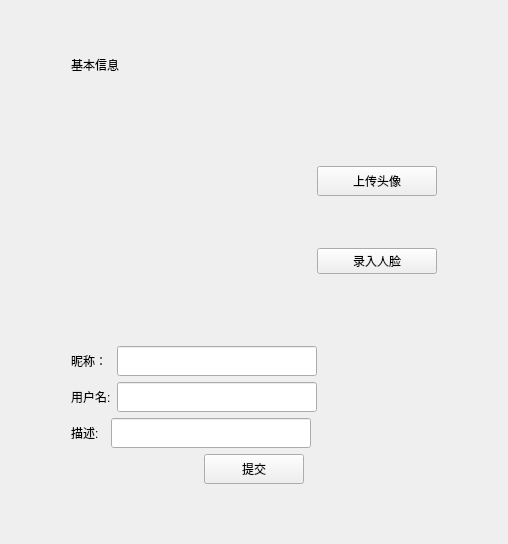
<?xml version="1.0" encoding="UTF-8"?>
<ui version="4.0">
 <class>UserInfoPage</class>
 <widget class="QWidget" name="UserInfoPage">
  <property name="geometry">
   <rect>
    <x>0</x>
    <y>0</y>
    <width>508</width>
    <height>544</height>
   </rect>
  </property>
  <property name="windowTitle">
   <string>Form</string>
  </property>
  <layout class="QHBoxLayout" name="horizontalLayout_6">
   <item>
    <spacer name="horizontalSpacer_4">
     <property name="orientation">
      <enum>Qt::Orientation::Horizontal</enum>
     </property>
     <property name="sizeHint" stdset="0">
      <size>
       <width>40</width>
       <height>20</height>
      </size>
     </property>
    </spacer>
   </item>
   <item>
    <layout class="QVBoxLayout" name="verticalLayout_2">
     <property name="leftMargin">
      <number>5</number>
     </property>
     <property name="topMargin">
      <number>5</number>
     </property>
     <property name="rightMargin">
      <number>5</number>
     </property>
     <property name="bottomMargin">
      <number>5</number>
     </property>
     <item>
      <spacer name="verticalSpacer_3">
       <property name="orientation">
        <enum>Qt::Orientation::Vertical</enum>
       </property>
       <property name="sizeType">
        <enum>QSizePolicy::Policy::Fixed</enum>
       </property>
       <property name="sizeHint" stdset="0">
        <size>
         <width>20</width>
         <height>40</height>
        </size>
       </property>
      </spacer>
     </item>
     <item>
      <widget class="QLabel" name="label_4">
       <property name="text">
        <string>基本信息</string>
       </property>
      </widget>
     </item>
     <item>
      <spacer name="verticalSpacer_4">
       <property name="orientation">
        <enum>Qt::Orientation::Vertical</enum>
       </property>
       <property name="sizeType">
        <enum>QSizePolicy::Policy::Fixed</enum>
       </property>
       <property name="sizeHint" stdset="0">
        <size>
         <width>20</width>
         <height>40</height>
        </size>
       </property>
      </spacer>
     </item>
     <item>
      <layout class="QHBoxLayout" name="horizontalLayout">
       <item>
        <widget class="QLabel" name="head_lb">
         <property name="minimumSize">
          <size>
           <width>200</width>
           <height>200</height>
          </size>
         </property>
         <property name="maximumSize">
          <size>
           <width>200</width>
           <height>200</height>
          </size>
         </property>
         <property name="text">
          <string/>
         </property>
        </widget>
       </item>
       <item>
        <spacer name="horizontalSpacer_6">
         <property name="orientation">
          <enum>Qt::Orientation::Horizontal</enum>
         </property>
         <property name="sizeType">
          <enum>QSizePolicy::Policy::Fixed</enum>
         </property>
         <property name="sizeHint" stdset="0">
          <size>
           <width>40</width>
           <height>20</height>
          </size>
         </property>
        </spacer>
       </item>
       <item>
        <layout class="QVBoxLayout" name="verticalLayout">
         <item>
          <widget class="QPushButton" name="up_btn">
           <property name="minimumSize">
            <size>
             <width>120</width>
             <height>30</height>
            </size>
           </property>
           <property name="maximumSize">
            <size>
             <width>120</width>
             <height>30</height>
            </size>
           </property>
           <property name="text">
            <string>上传头像</string>
           </property>
          </widget>
         </item>
         <item>
          <widget class="QPushButton" name="face_btn">
           <property name="text">
            <string>录入人脸</string>
           </property>
          </widget>
         </item>
        </layout>
       </item>
      </layout>
     </item>
     <item>
      <spacer name="verticalSpacer_2">
       <property name="orientation">
        <enum>Qt::Orientation::Vertical</enum>
       </property>
       <property name="sizeType">
        <enum>QSizePolicy::Policy::Fixed</enum>
       </property>
       <property name="sizeHint" stdset="0">
        <size>
         <width>20</width>
         <height>20</height>
        </size>
       </property>
      </spacer>
     </item>
     <item>
      <layout class="QHBoxLayout" name="horizontalLayout_2">
       <item>
        <widget class="QLabel" name="label">
         <property name="text">
          <string>昵称： </string>
         </property>
        </widget>
       </item>
       <item>
        <widget class="QLineEdit" name="nick_ed">
         <property name="minimumSize">
          <size>
           <width>200</width>
           <height>30</height>
          </size>
         </property>
         <property name="maximumSize">
          <size>
           <width>200</width>
           <height>30</height>
          </size>
         </property>
        </widget>
       </item>
       <item>
        <spacer name="horizontalSpacer">
         <property name="orientation">
          <enum>Qt::Orientation::Horizontal</enum>
         </property>
         <property name="sizeHint" stdset="0">
          <size>
           <width>40</width>
           <height>20</height>
          </size>
         </property>
        </spacer>
       </item>
      </layout>
     </item>
     <item>
      <layout class="QHBoxLayout" name="horizontalLayout_3">
       <item>
        <widget class="QLabel" name="label_2">
         <property name="text">
          <string>用户名:</string>
         </property>
        </widget>
       </item>
       <item>
        <widget class="QLineEdit" name="name_ed">
         <property name="minimumSize">
          <size>
           <width>200</width>
           <height>30</height>
          </size>
         </property>
         <property name="maximumSize">
          <size>
           <width>200</width>
           <height>30</height>
          </size>
         </property>
        </widget>
       </item>
       <item>
        <spacer name="horizontalSpacer_2">
         <property name="orientation">
          <enum>Qt::Orientation::Horizontal</enum>
         </property>
         <property name="sizeHint" stdset="0">
          <size>
           <width>40</width>
           <height>20</height>
          </size>
         </property>
        </spacer>
       </item>
      </layout>
     </item>
     <item>
      <layout class="QHBoxLayout" name="horizontalLayout_4">
       <item>
        <widget class="QLabel" name="label_3">
         <property name="text">
          <string>描述:  </string>
         </property>
        </widget>
       </item>
       <item>
        <widget class="QLineEdit" name="desc_ed">
         <property name="minimumSize">
          <size>
           <width>200</width>
           <height>30</height>
          </size>
         </property>
         <property name="maximumSize">
          <size>
           <width>200</width>
           <height>30</height>
          </size>
         </property>
        </widget>
       </item>
       <item>
        <spacer name="horizontalSpacer_3">
         <property name="orientation">
          <enum>Qt::Orientation::Horizontal</enum>
         </property>
         <property name="sizeHint" stdset="0">
          <size>
           <width>40</width>
           <height>20</height>
          </size>
         </property>
        </spacer>
       </item>
      </layout>
     </item>
     <item>
      <layout class="QHBoxLayout" name="horizontalLayout_5">
       <item>
        <widget class="QPushButton" name="submit_btn">
         <property name="minimumSize">
          <size>
           <width>100</width>
           <height>30</height>
          </size>
         </property>
         <property name="maximumSize">
          <size>
           <width>100</width>
           <height>30</height>
          </size>
         </property>
         <property name="text">
          <string>提交</string>
         </property>
        </widget>
       </item>
      </layout>
     </item>
     <item>
      <spacer name="verticalSpacer">
       <property name="orientation">
        <enum>Qt::Orientation::Vertical</enum>
       </property>
       <property name="sizeHint" stdset="0">
        <size>
         <width>20</width>
         <height>40</height>
        </size>
       </property>
      </spacer>
     </item>
    </layout>
   </item>
   <item>
    <spacer name="horizontalSpacer_5">
     <property name="orientation">
      <enum>Qt::Orientation::Horizontal</enum>
     </property>
     <property name="sizeHint" stdset="0">
      <size>
       <width>40</width>
       <height>20</height>
      </size>
     </property>
    </spacer>
   </item>
  </layout>
 </widget>
 <resources/>
 <connections/>
</ui>
